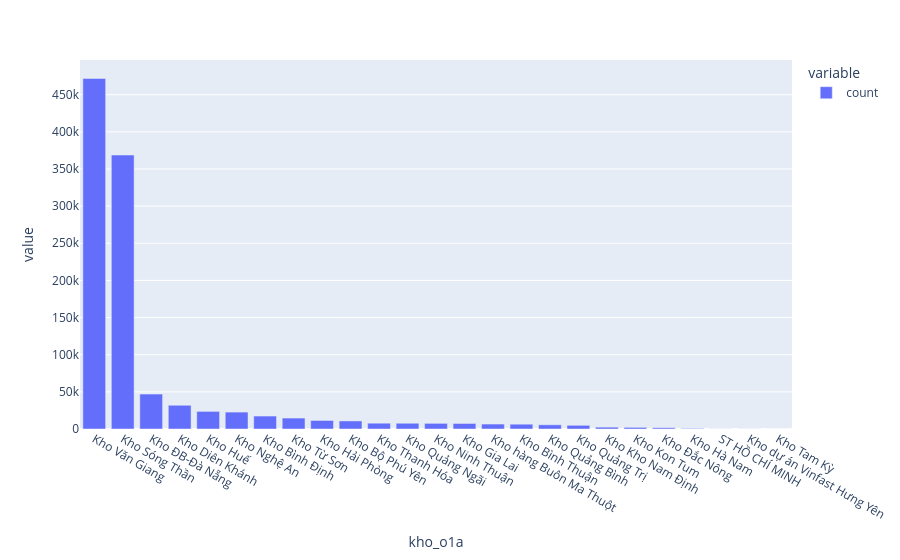

Notebook source saved alongside this figure:
### Code cell
data = wh_o1a['kho_o1a'].value_counts() 
import plotly.express as px
fig = px.bar(data) 
fig.show()

### Figure 1 — Plotly figure (JSON) as saved in the notebook; plotly's stock layout.template omitted (floating-point values rounded to 4 significant figures)
{"data": [{"hovertemplate": "variable=count<br>kho_o1a=%{x}<br>value=%{y}<extra></extra>", "legendgroup": "count", "marker": {"color": "#636efa", "pattern": {"shape": ""}}, "name": "count", "orientation": "v", "showlegend": true, "textposition": "auto", "type": "bar", "x": ["Kho Văn Giang", "Kho Sóng Thần", "Kho ĐB-Đà Nẵng", "Kho Diên Khánh", "Kho Huế", "Kho Nghệ An", "Kho Bình Định", "Kho Từ Sơn ", "Kho Hải Phòng", "Kho Bộ Phú Yên", "Kho Thanh Hóa", "Kho Quảng Ngãi", "Kho Ninh Thuận", "Kho Gia Lai", "Kho hàng Buôn Ma Thuột", "Kho Bình Thuận", "Kho Quảng Bình", "Kho Quảng Trị", "Kho Kho Nam Định", "Kho Kon Tum", "Kho Đắc Nông", "Kho Hà Nam", "ST HỒ CHÍ MINH", "Kho dự án Vinfast Hưng Yên", "Kho Tam Kỳ"], "xaxis": "x", "y": [471860, 368784, 47057, 31982, 23699, 22756, 17448, 14723, 11491, 10834, 7807, 7744, 7602, 7443, 6649, 6464, 5649, 4962, 2486, 2177, 1671, 723, 90, 79, 1], "yaxis": "y"}], "layout": {"barmode": "relative", "legend": {"title": {"text": "variable"}, "tracegroupgap": 0}, "margin": {"t": 60}, "xaxis": {"anchor": "y", "domain": [0, 1], "title": {"text": "kho_o1a"}}, "yaxis": {"anchor": "x", "domain": [0, 1], "title": {"text": "value"}}}}
